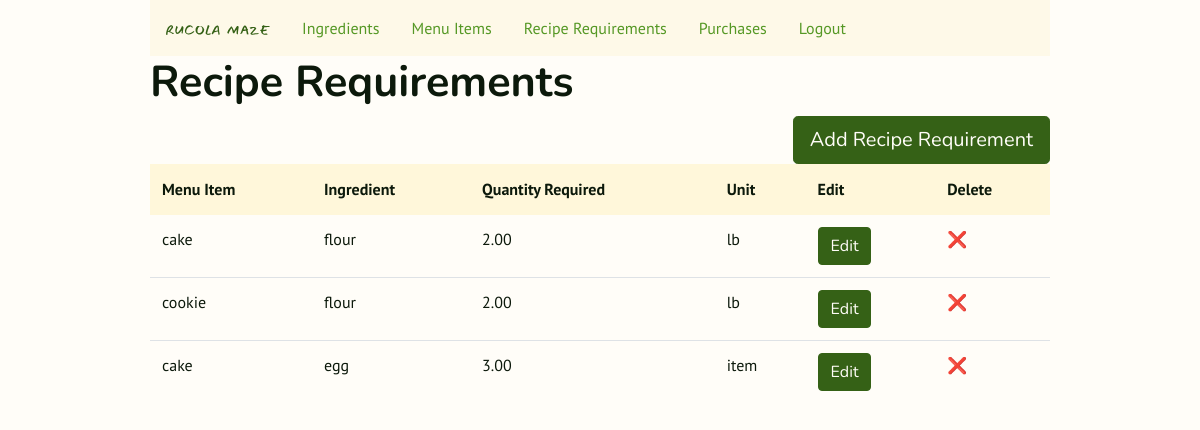
The page /recipe_requirements (signed in) on the database as committed earlier.
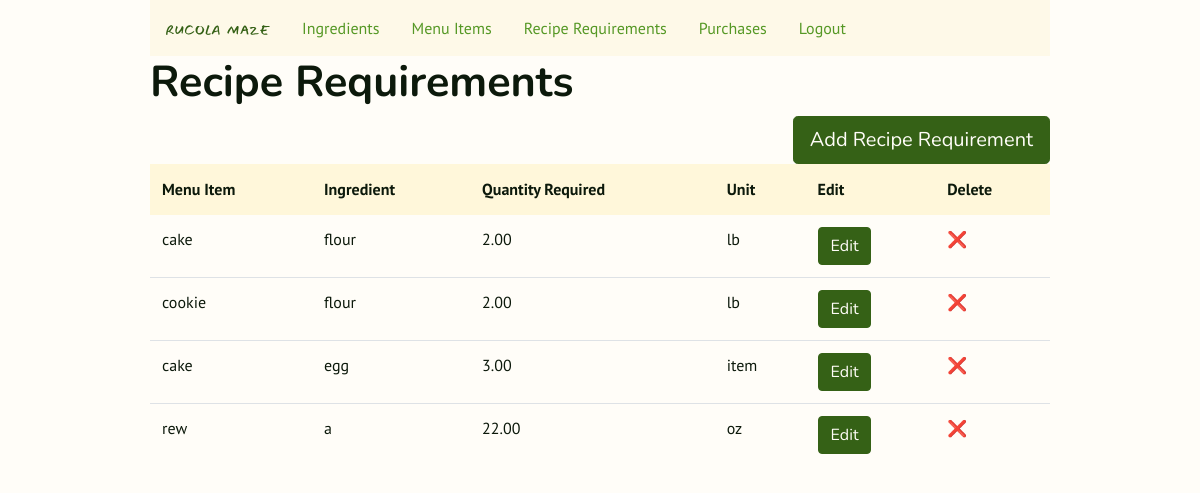
The same page on the database as committed later.
### inventory/models.py (models this page shows, shortened)
class RecipeRequirement(models.Model):
    menu_item = models.ForeignKey(MenuItem, on_delete=models.CASCADE)
    ingredient = models.ForeignKey(Ingredient, on_delete=models.CASCADE)
    quantity_required = models.DecimalField(max_digits=8, decimal_places=2)

class MenuItem(models.Model):
    title = models.CharField(max_length=128, unique=True)
    price = models.DecimalField(max_digits=5, decimal_places=2, default=0.00)
    def __str__(self):
        return self.title

class Ingredient(models.Model):
    lb = "lb"  # what is after '=' is shown on the site
    oz = "oz"
    fl_oz = "fl oz"
    item = "item"
    UNIT_CHOICES = [
        (lb, "lb"),  # what is after comma shows in admin
        (oz, "oz"),
        (fl_oz, "fl oz"),
        (item, "item"),
    ]
    name = models.CharField(max_length=128, unique=True)
    quantity_available = models.DecimalField(
        max_digits=8, decimal_places=2, default=0.00
    )
    unit = models.CharField(max_length=6, choices=UNIT_CHOICES, default="oz")
    unit_price = models.DecimalField(max_digits=6, decimal_places=2, default=0.00)
    def __str__(self):
        return self.name

### inventory/views.py (the view)
class RecipeRequirements(LoginRequiredMixin, ListView):
    model = RecipeRequirement
    template_name = "inventory/recipe_requirements.html"

### inventory/templates/inventory/recipe_requirements.html (shortened to what this page needs)
{% extends 'inventory/layout.html' %}
{% block body %}
<div class="h1">
    <h1>Recipe Requirements</h1>
</div>
<div><a class="btn btn-primary btn-lg right" href="{% url 'recipe_requirement_new' %}" role="button">Add Recipe
        Requirement</a>
</div>
<table class="table">
    <thead class="thead-light">
        <tr>
            <th>Menu Item</th>
            <th>Ingredient</th>
            <th>Quantity Required</th>
            <th>Unit</th>
            <th>Edit</th>
            <th>Delete</th>
        </tr>
    </thead>
    {% for recipe_requirement in object_list %}
    <tr>
        <td>{{ recipe_requirement.menu_item }}</td>
        <td>{{ recipe_requirement.ingredient }}</td>
        <td>{{ recipe_requirement.quantity_required }}</td>
        <td>{{ recipe_requirement.ingredient.unit }}</td>
        <td><a href="{% url 'recipe_requirement_edit' recipe_requirement.id %}"><button
                    class="btn btn-primary">Edit</button></a>
        </td>
        <td><a href="{% url 'recipe_requirement_delete' recipe_requirement.id %}">❌</td>
    </tr>
    {% endfor %}
</table>
{% endblock %}

Rows that differ between the two databases and show on the page:
added RecipeRequirement: menu_item "rew", ingredient "a", quantity_required "22.00", ingredient.unit "oz"
